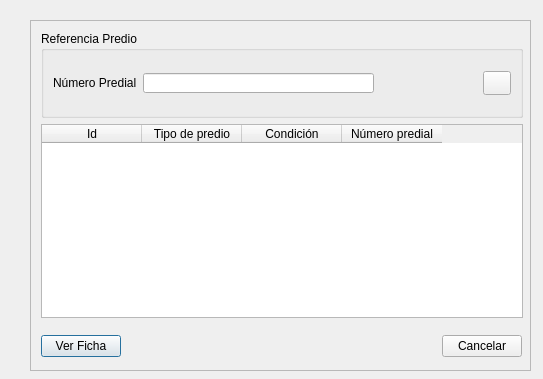
<?xml version="1.0" encoding="UTF-8"?>
<ui version="4.0">
 <class>Dialog</class>
 <widget class="QDialog" name="Dialog">
  <property name="geometry">
   <rect>
    <x>0</x>
    <y>0</y>
    <width>543</width>
    <height>379</height>
   </rect>
  </property>
  <property name="windowTitle">
   <string>Dialog</string>
  </property>
  <widget class="QScrollArea" name="scrollArea">
   <property name="geometry">
    <rect>
     <x>30</x>
     <y>20</y>
     <width>501</width>
     <height>351</height>
    </rect>
   </property>
   <property name="minimumSize">
    <size>
     <width>490</width>
     <height>0</height>
    </size>
   </property>
   <property name="maximumSize">
    <size>
     <width>600</width>
     <height>16777215</height>
    </size>
   </property>
   <property name="widgetResizable">
    <bool>true</bool>
   </property>
   <widget class="QWidget" name="scrollAreaWidgetContents">
    <property name="geometry">
     <rect>
      <x>0</x>
      <y>0</y>
      <width>499</width>
      <height>349</height>
     </rect>
    </property>
    <widget class="QWidget" name="layoutWidget">
     <property name="geometry">
      <rect>
       <x>10</x>
       <y>310</y>
       <width>481</width>
       <height>30</height>
      </rect>
     </property>
     <layout class="QHBoxLayout" name="horizontalLayout">
      <item alignment="Qt::AlignLeft">
       <widget class="QPushButton" name="pushButton_VerFicha">
        <property name="text">
         <string>Ver Ficha</string>
        </property>
       </widget>
      </item>
      <item alignment="Qt::AlignRight">
       <widget class="QPushButton" name="pushButton_Cancelar">
        <property name="text">
         <string>Cancelar</string>
        </property>
       </widget>
      </item>
     </layout>
    </widget>
    <widget class="QWidget" name="layoutWidget">
     <property name="geometry">
      <rect>
       <x>10</x>
       <y>10</y>
       <width>482</width>
       <height>287</height>
      </rect>
     </property>
     <layout class="QGridLayout" name="gridLayout_2">
      <item row="0" column="0">
       <widget class="QGroupBox" name="Ref_predio">
        <property name="minimumSize">
         <size>
          <width>480</width>
          <height>87</height>
         </size>
        </property>
        <property name="maximumSize">
         <size>
          <width>600</width>
          <height>16777215</height>
         </size>
        </property>
        <property name="title">
         <string>Referencia Predio</string>
        </property>
        <layout class="QGridLayout" name="gridLayout">
         <item row="0" column="0">
          <widget class="QLabel" name="label">
           <property name="maximumSize">
            <size>
             <width>100</width>
             <height>16777215</height>
            </size>
           </property>
           <property name="text">
            <string>Número Predial</string>
           </property>
          </widget>
         </item>
         <item row="0" column="1">
          <widget class="QLineEdit" name="lineEdit_num_predial">
           <property name="minimumSize">
            <size>
             <width>231</width>
             <height>20</height>
            </size>
           </property>
           <property name="maximumSize">
            <size>
             <width>231</width>
             <height>20</height>
            </size>
           </property>
          </widget>
         </item>
         <item row="0" column="2">
          <spacer name="horizontalSpacer">
           <property name="orientation">
            <enum>Qt::Horizontal</enum>
           </property>
           <property name="sizeHint" stdset="0">
            <size>
             <width>108</width>
             <height>20</height>
            </size>
           </property>
          </spacer>
         </item>
         <item row="0" column="3">
          <widget class="QPushButton" name="pushButton_Consultar">
           <property name="minimumSize">
            <size>
             <width>28</width>
             <height>24</height>
            </size>
           </property>
           <property name="maximumSize">
            <size>
             <width>28</width>
             <height>24</height>
            </size>
           </property>
           <property name="mouseTracking">
            <bool>true</bool>
           </property>
           <property name="toolTip">
            <string extracomment="Consultar"/>
           </property>
           <property name="text">
            <string/>
           </property>
           <property name="icon">
            <iconset>
             <normaloff>../../../../../../../../../Desktop/Guillermo/Ficha_Predial/lupa_2.png</normaloff>../../../../../../../../../Desktop/Guillermo/Ficha_Predial/lupa_2.png</iconset>
           </property>
           <property name="checkable">
            <bool>false</bool>
           </property>
           <property name="flat">
            <bool>false</bool>
           </property>
          </widget>
         </item>
        </layout>
       </widget>
      </item>
      <item row="1" column="0">
       <widget class="QTableWidget" name="tableWidget_info_predio">
        <property name="minimumSize">
         <size>
          <width>480</width>
          <height>0</height>
         </size>
        </property>
        <property name="maximumSize">
         <size>
          <width>500</width>
          <height>16777215</height>
         </size>
        </property>
        <column>
         <property name="text">
          <string>Id</string>
         </property>
        </column>
        <column>
         <property name="text">
          <string>Tipo de predio</string>
         </property>
        </column>
        <column>
         <property name="text">
          <string>Condición</string>
         </property>
        </column>
        <column>
         <property name="text">
          <string>Número predial</string>
         </property>
        </column>
       </widget>
      </item>
     </layout>
    </widget>
   </widget>
  </widget>
 </widget>
 <resources/>
 <connections/>
</ui>
